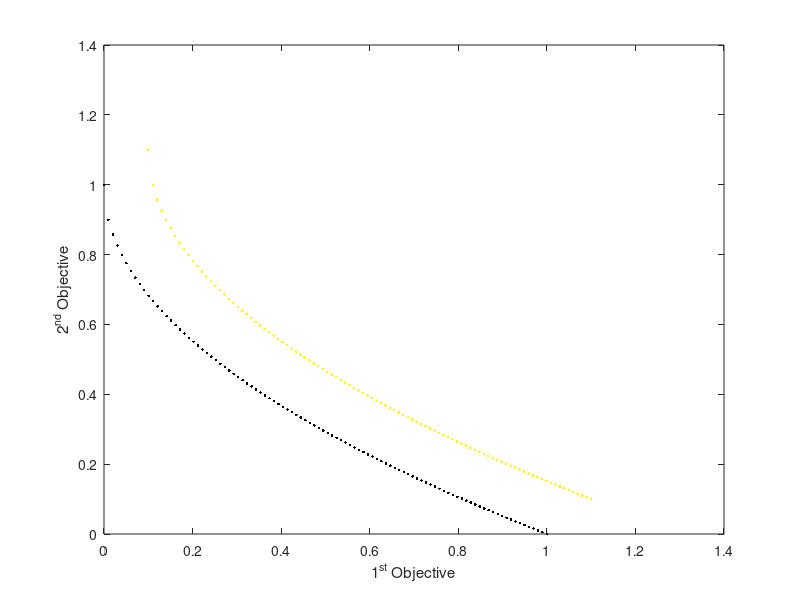

This chart was generated by the following MATLAB code:
load('MMF3.mat');

plot(PF1(:, 1), PF1(:, 2), 'y.');
hold on;
plot(PF(:, 1), PF(:, 2), 'k.');
hold off;
xlabel('1^{st} Objective');
ylabel('2^{nd} Objective');
